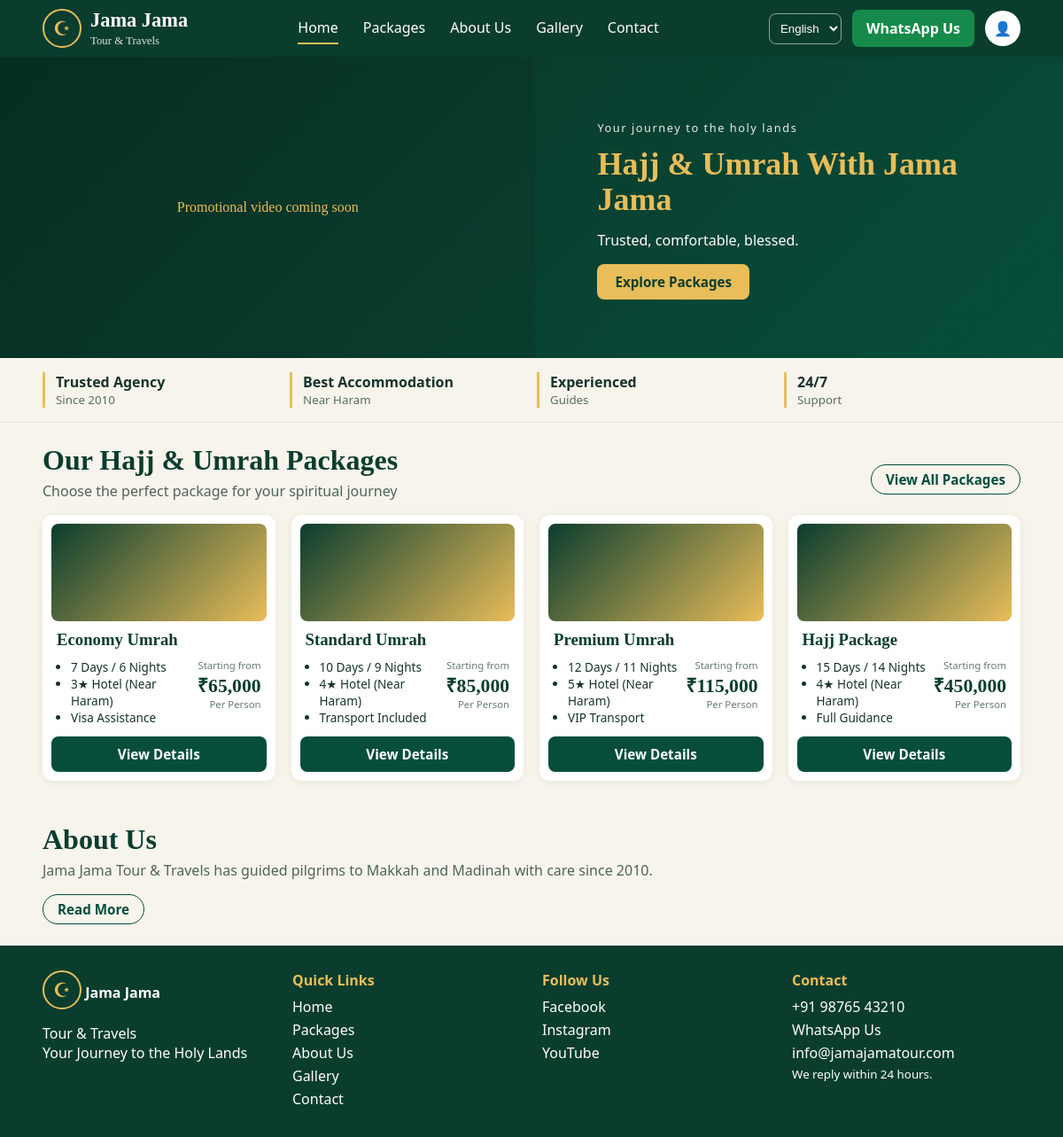
The page / on the database its author committed.
### tables this page shows
CREATE TABLE IF NOT EXISTS packages (
  id INT UNSIGNED AUTO_INCREMENT PRIMARY KEY,
  name VARCHAR(100) NOT NULL,
  name_bn VARCHAR(100) NULL, name_hi VARCHAR(100) NULL,
  line1 VARCHAR(100), line2 VARCHAR(100), line3 VARCHAR(100),
  line1_bn VARCHAR(100), line1_hi VARCHAR(100),
  line2_bn VARCHAR(100), line2_hi VARCHAR(100),
  line3_bn VARCHAR(100), line3_hi VARCHAR(100),
  price INT UNSIGNED NOT NULL,
  sort_order INT NOT NULL DEFAULT 0,
  image_path VARCHAR(255) NULL
);

### inc/bootstrap.php (called while the page is built, shortened)
<?php
require_once __DIR__ . '/i18n.php';
function e($s): string { return htmlspecialchars((string)$s, ENT_QUOTES, 'UTF-8'); }

### inc/i18n.php (called while the page is built, shortened)
<?php
function t(string $text): string {
    $language = $_SESSION['language'] ?? 'en';
    return $translations[$language][$text] ?? $text;
}
function localized_text(array $record, string $field): string {
    $language = $_SESSION['language'] ?? 'en';
    $localizedField = $language === 'bn' || $language === 'hi' ? $field . '_' . $language : $field;
    $value = $record[$localizedField] ?? '';
    return $value !== '' ? (string)$value : (string)($record[$field] ?? '');
}

### index.php (the view, shortened to what this page needs)
<?php require_once __DIR__ . '/inc/bootstrap.php';
$pdo = db();
$video = $pdo->query('SELECT * FROM hero_videos WHERE is_active=1 LIMIT 1')->fetch();
$banners = $pdo->query('SELECT * FROM hero_banners WHERE is_active=1 ORDER BY display_order, id')->fetchAll();
$packages = $pdo->query('SELECT * FROM packages ORDER BY sort_order LIMIT 4')->fetchAll();
require __DIR__ . '/inc/header.php'; ?>
<section class="hero">
    <div class="hero-video">
        <?php if ($video): ?>
        <video autoplay loop controls preload="auto" playsinline
            <?= $video['poster_path'] ? 'poster="' . e($video['poster_path']) . '"' : '' ?>
            aria-label="<?= e($video['title']) ?>">
            <source src="<?= e($video['video_path']) ?>" type="video/mp4">
            <?= e(t('Your browser does not support video.')) ?>
        </video>
        <button type="button" class="sound-toggle" hidden><?= e(t('Play with sound')) ?></button>
        <?php else: ?><div class="ph">
            <p><?= e(t('Promotional video coming soon')) ?></p>
        </div><?php endif; ?>
    </div>
    <div class="hero-slider" id="slider" tabindex="0" role="region" aria-roledescription="carousel"
        aria-label="<?= e(t('Promotions')) ?>">
        <?php if ($banners): foreach ($banners as $i => $b): ?>
        <article class="slide<?= $i === 0 ? ' active' : '' ?>" aria-hidden="<?= $i === 0 ? 'false' : 'true' ?>"
            style="background-image:url('<?= e($b['image_path']) ?>')">
            <div class="slide-in"><?php if (localized_text($b, 'subtitle')): ?><p class="sub">
                    <?= e(localized_text($b, 'subtitle')) ?></p><?php endif; ?>
                <h2><?= e(localized_text($b, 'title')) ?></h2>
                <?php if (localized_text($b, 'description')): ?><p><?= e(localized_text($b, 'description')) ?></p>
                <?php endif; ?>
                <?php if (localized_text($b, 'button_text')): ?><a class="btn gold"
                    href="<?= e($b['button_url'] ?: '#') ?>"><?= e(localized_text($b, 'button_text')) ?></a><?php endif; ?>
            </div>
        </article>
        <?php endforeach;
    else: ?>
        <article class="slide active">
            <div class="slide-in">
                <p class="sub"><?= e(t('Your journey to the holy lands')) ?></p>
                <h2><?= e(t('Hajj & Umrah With Jama Jama')) ?></h2>
                <p><?= e(t('Trusted, comfortable, blessed.')) ?></p><a class="btn gold"
                    href="packages.php"><?= e(t('Explore Packages')) ?></a>
            </div>
        </article>
        <?php endif; ?>
    </div>
</section>
<section class="trust">
    <div><b><?= e(t('Trusted Agency')) ?></b><small><?= e(t('Since 2010')) ?></small></div>
    <div><b><?= e(t('Best Accommodation')) ?></b><small><?= e(t('Near Haram')) ?></small></div>
    <div><b><?= e(t('Experienced')) ?></b><small><?= e(t('Guides')) ?></small></div>
    <div><b><?= e(t('24/7')) ?></b><small><?= e(t('Support')) ?></small></div>
</section>
<section id="packages" class="wrap">
    <div class="row">
        <div>
            <h2 class="h"><?= e(t('Our Hajj & Umrah Packages')) ?></h2>
            <p class="muted"><?= e(t('Choose the perfect package for your spiritual journey')) ?></p>
        </div><a class="btn line" href="packages.php"><?= e(t('View All Packages')) ?></a>
    </div>
    <div class="grid4"><?php foreach ($packages as $p): ?>
        <div class="card">
            <div class="img"><?php if ($image = package_image_url($p['image_path'] ?? null)): ?><img
                    src="<?= e($image) ?>" alt="<?= e(localized_text($p, 'name')) ?>" loading="lazy"><?php endif; ?>
            </div>
            <h3><?= e(localized_text($p, 'name')) ?></h3>
            <div class="cf">
                <ul>
                    <li><?= e(localized_text($p, 'line1')) ?></li>
                    <li><?= e(localized_text($p, 'line2')) ?></li>
                    <li><?= e(localized_text($p, 'line3')) ?></li>
                </ul>
                <div class="price">
                    <small><?= e(t('Starting from')) ?></small><b>₹<?= number_format((int)$p['price']) ?></b><small><?= e(t('Per Person')) ?></small>
                </div>
            </div>
            <a class="btn green" href="#"><?= e(t('View Details')) ?></a>
        </div>
        <?php endforeach; ?>
    </div>
</section>
<section id="about" class="wrap">
    <h2 class="h"><?= e(t('About Us')) ?></h2>
    <p class="muted">
        <?= e(t('Jama Jama Tour & Travels has guided pilgrims to Makkah and Madinah with care since 2010.')) ?></p><a
        class="btn line" href="about.php"><?= e(t('Read More')) ?></a>
</section>
<?php require __DIR__ . '/inc/footer.php'; ?>
</body>
</html>

### inc/header.php (shortened to what this page needs)
<?php $nav = ['index.php' => 'Home', 'packages.php' => 'Packages', 'about.php' => 'About Us', 'gallery.php' => 'Gallery', 'index.php#contact' => 'Contact'];
$cur = basename($_SERVER['SCRIPT_NAME']);
$language = $_SESSION['language'] ?? 'en'; ?>
<!DOCTYPE html><html lang="<?= e($language) ?>"><head><meta charset="utf-8">
<link rel="stylesheet" href="assets/style.css"></head><body>
<header class="top"><a class="brand" href="index.php"><span class="logo">☪</span><span><b>Jama Jama</b><small><?= e(t('Tour & Travels')) ?></small></span></a>
<nav><?php foreach ($nav as $u => $l): ?><a href="<?= e($u) ?>" <?= (($l === 'Home' && $cur === 'index.php') || ($l === 'Packages' && $cur === 'packages.php') || ($l === 'About Us' && $cur === 'about.php') || ($l === 'Gallery' && $cur === 'gallery.php')) ? 'class="on"' : '' ?>><?= e(t($l)) ?></a><?php endforeach; ?></nav>
<div class="tools"><form method="get" action="<?= e($cur) ?>"><select name="lang" aria-label="<?= e(t('Language')) ?>" onchange="this.form.submit()">
<option value="en" <?= $language === 'en' ? 'selected' : '' ?>>English</option></select></form>
<a class="wa" href="https://wa.me/<?= e(WHATSAPP) ?>" target="_blank" rel="noopener"><?= e(t('WhatsApp Us')) ?></a>
<a class="user" href="admin/login.php" aria-label="<?= e(t('Admin login')) ?>">👤</a></div></header>

### inc/footer.php
<footer id="contact" class="foot"><div><span class="logo">☪</span> <b>Jama Jama</b><p><?= e(t('Tour & Travels')) ?><br><?= e(t('Your Journey to the Holy Lands')) ?></p></div>
<div><h4><?= e(t('Quick Links')) ?></h4><a href="index.php"><?= e(t('Home')) ?></a><a href="packages.php"><?= e(t('Packages')) ?></a><a href="about.php"><?= e(t('About Us')) ?></a><a href="gallery.php"><?= e(t('Gallery')) ?></a><a href="index.php#contact"><?= e(t('Contact')) ?></a></div>
<div><h4><?= e(t('Follow Us')) ?></h4><a href="#"><?= e(t('Facebook')) ?></a><a href="#"><?= e(t('Instagram')) ?></a><a href="#"><?= e(t('YouTube')) ?></a></div>
<div><h4><?= e(t('Contact')) ?></h4><a href="tel:<?= e(preg_replace('/\s/', '', PHONE)) ?>"><?= e(PHONE) ?></a><a href="https://wa.me/<?= e(WHATSAPP) ?>"><?= e(t('WhatsApp Us')) ?></a><a href="mailto:<?= e(EMAIL) ?>"><?= e(EMAIL) ?></a><small><?= e(t('We reply within 24 hours.')) ?></small></div></footer>

### assets/style.css (style rules this page uses)
:root { --g: #0a3d2e; --g2: #064e3b; --gold: #e8bd5a; --iv: #f7f4ec; --ink: #17332a; }
* { box-sizing: border-box; }
body { margin: 0; font-family: Georgia, "Times New Roman", serif; background: var(--iv); color: var(--ink); }
a { color: inherit; text-decoration: none; }
.top { display: flex; align-items: center; gap: 24px; padding: 10px 4vw; background: var(--g); color: #fff; flex-wrap: wrap; }
.brand { display: flex; gap: 10px; align-items: center; }
.brand b { font-size: 1.4rem; display: block; }
.brand small { font-size: 0.8rem; opacity: 0.85; }
.logo { display: inline-grid; place-items: center; width: 44px; height: 44px; border: 2px solid var(--gold); border-radius: 50%; color: var(--gold); font-size: 1.4rem; }
.top nav { display: flex; gap: 28px; margin: 0 auto; font-family: system-ui, sans-serif; }
.top nav a { padding: 6px 0; border-bottom: 2px solid transparent; }
.top nav a.on { border-color: var(--gold); }
.tools { display: flex; gap: 12px; align-items: center; font-family: system-ui, sans-serif; }
.tools select { background: transparent; color: #fff; border: 1px solid #fff8; border-radius: 8px; padding: 8px; }
.tools option { color: #000; }
.wa { background: #168a4a; padding: 10px 16px; border-radius: 8px; font-weight: 600; }
.user { display: grid; place-items: center; width: 40px; height: 40px; background: #fff; border-radius: 50%; }
.hero { display: grid; grid-template-columns: 1fr 1fr; background: var(--g); min-height: 340px; }
.hero-video { background: #000; aspect-ratio: 16/9; min-height: 300px; position: relative; }
.ph { height: 100%; display: grid; place-items: center; color: var(--gold); background: linear-gradient(135deg, #052e22, #0a3d2e); }
.hero-slider { position: relative; overflow: hidden; color: #fff; min-height: 300px; }
.slide { position: absolute; inset: 0; background: linear-gradient(135deg, #0a3d2e, #064e3b) center/cover; opacity: 0; visibility: hidden; transition: opacity 0.7s ease, visibility 0.7s; display: flex; align-items: center; }
.slide.active { opacity: 1; visibility: visible; }
.slide::before { content: ""; position: absolute; inset: 0; background: transparent; }
.slide-in { position: relative; padding: 20px 70px; max-width: 620px; font-family: system-ui, sans-serif; }
.slide h2 { font: 700 clamp(1.6rem, 3vw, 2.8rem)/1.1 Georgia, serif; margin: 0.2em 0 0.4em; color: var(--gold); }
.sub { letter-spacing: 0.12em; font-size: 0.8rem; opacity: 0.9; }
.slide p { margin: 0.4em 0 1em; }
.btn { display: inline-block; padding: 10px 20px; border-radius: 8px; font: 600 0.95rem system-ui, sans-serif; }
.gold { background: var(--gold); color: var(--g); }
.green { background: var(--g2); color: #fff; text-align: center; display: block; }
.line { border: 1px solid var(--g2); color: var(--g2); border-radius: 20px; padding: 6px 16px; }
.trust { display: grid; grid-template-columns: repeat(4, 1fr); gap: 12px; padding: 16px 4vw; font-family: system-ui, sans-serif; border-bottom: 1px solid #0001; }
.trust div { border-left: 3px solid var(--gold); padding-left: 12px; }
.trust small { display: block; opacity: 0.7; }
.wrap { padding: 24px 4vw; }
.row { display: flex; justify-content: space-between; align-items: center; gap: 12px; flex-wrap: wrap; }
.h { font-size: 2rem; margin: 0; color: var(--g); }
.muted { margin: 0.3em 0 1em; opacity: 0.75; font-family: system-ui, sans-serif; }
.grid4 { display: grid; grid-template-columns: repeat(auto-fit, minmax(230px, 1fr)); gap: 18px; }
.card { background: #fff; border-radius: 12px; padding: 10px; box-shadow: 0 2px 10px #0001; display: flex; flex-direction: column; gap: 6px; }
.card .img { height: 110px; border-radius: 8px; background: linear-gradient(135deg, #0a3d2e, #e8bd5a); overflow: hidden; }
.card h3 { margin: 4px 6px; color: var(--g); }
.cf { display: flex; justify-content: space-between; gap: 8px; padding: 0 6px 6px; font: 0.85rem system-ui, sans-serif; }
.cf ul { margin: 0; padding-left: 16px; }
.price { text-align: right; }
.price b { display: block; font-size: 1.35rem; color: var(--g); font-family: Georgia, serif; }
.price small { display: block; opacity: 0.65; }
.foot { display: grid; grid-template-columns: repeat(auto-fit, minmax(180px, 1fr)); gap: 24px; background: var(--g); color: #fff; padding: 28px 4vw; font-family: system-ui, sans-serif; }
.foot a, .foot small { display: block; margin: 4px 0; }
.foot h4 { margin: 0 0 8px; color: var(--gold); }

### rows shown on the page
packages: name "Economy Umrah", line1 "7 Days / 6 Nights", line2 "3★ Hotel (Near Haram)", line3 "Visa Assistance", price "65,000"
packages: name "Standard Umrah", line1 "10 Days / 9 Nights", line2 "4★ Hotel (Near Haram)", line3 "Transport Included", price "85,000"
packages: name "Premium Umrah", line1 "12 Days / 11 Nights", line2 "5★ Hotel (Near Haram)", line3 "VIP Transport", price "115,000"
packages: name "Hajj Package", line1 "15 Days / 14 Nights", line2 "4★ Hotel (Near Haram)", line3 "Full Guidance", price "450,000"

### other values the page prints
t('Tour & Travels') "Tour & Travels"
t($l) "Home"
t($l) "Packages"
t($l) "About Us"
t($l) "Gallery"
t($l) "Contact"
t('WhatsApp Us') "WhatsApp Us"
t('Promotional video coming soon') "Promotional video coming soon"
t('Your journey to the holy lands') "Your journey to the holy lands"
t('Hajj & Umrah With Jama Jama') "Hajj & Umrah With Jama Jama"
t('Trusted, comfortable, blessed.') "Trusted, comfortable, blessed."
t('Explore Packages') "Explore Packages"
t('Trusted Agency') "Trusted Agency"
t('Since 2010') "Since 2010"
t('Best Accommodation') "Best Accommodation"
